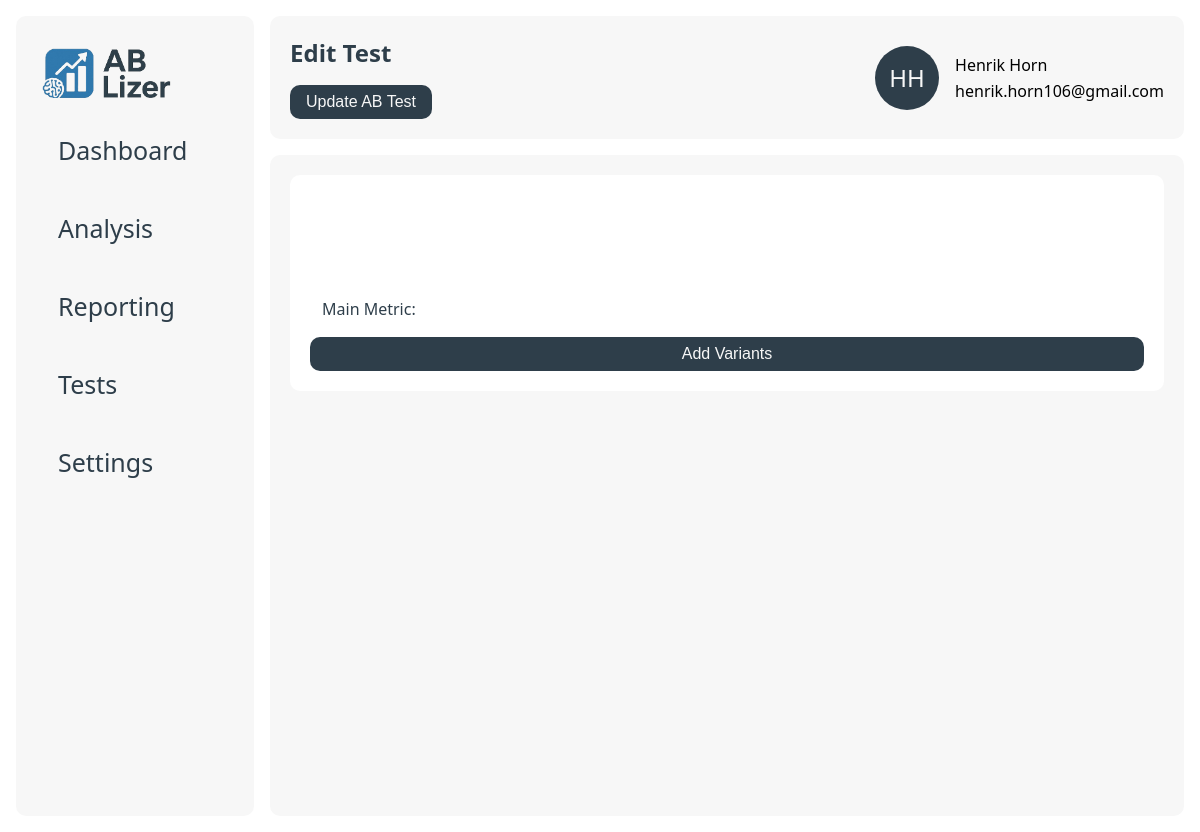
The page /detailed/1/51 on the database as committed earlier.
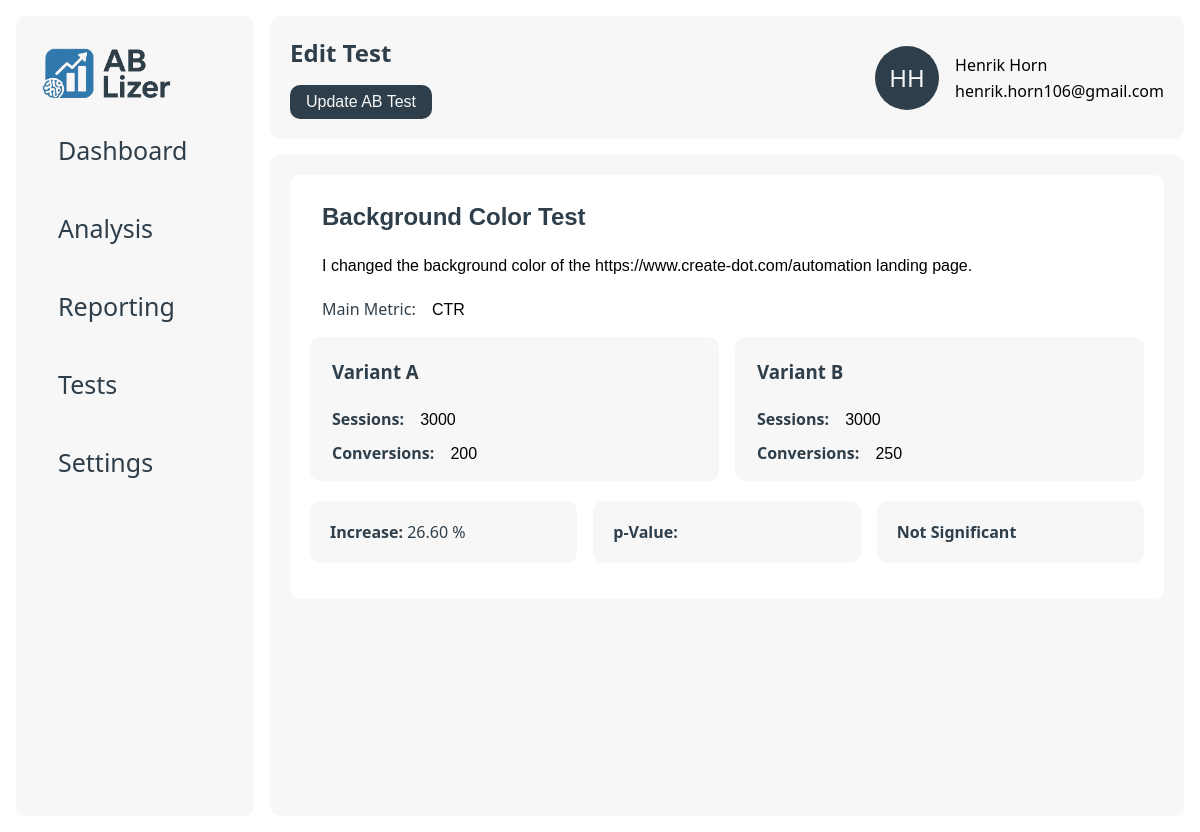
The same page on the database as committed later.
### data/models.py (models this page shows)
class users(db.Model):
    __tablename__ = 'users'
    id = db.Column(db.Integer, primary_key=True)
    company_id = db.Column(db.Integer, db.ForeignKey('companies.id'), nullable=False)
    name = db.Column(db.String(255), nullable=False)
    email = db.Column(db.String(255), nullable=False)

class ab_tests(db.Model):
    __tablename__ = 'ab_tests'
    id = db.Column(db.Integer, primary_key=True)
    company_id = db.Column(db.Integer, db.ForeignKey('companies.id'), nullable=False)
    name = db.Column(db.String(255), nullable=False)
    description = db.Column(db.Text, nullable=False)
    metric = db.Column(db.String(255), nullable=False)
    created_at = db.Column(db.DateTime, nullable=False)
    __repr__ = lambda self: f'<Ab_Test {self.id}>'
    __str__ = lambda self: f'{self.id}'

class variants(db.Model):
    __tablename__ = 'variants'
    id = db.Column(db.Integer, primary_key=True)
    test_id = db.Column(db.Integer, db.ForeignKey('ab_tests.id'), nullable=False)
    name = db.Column(db.String(255), nullable=False)
    impressions = db.Column(db.Integer, nullable=False)
    conversions = db.Column(db.Integer, nullable=False)
    conversion_rate = db.Column(db.Float, nullable=False)
    __repr__ = lambda self: f'<Variant {self.id}>'
    __str__ = lambda self: f'{self.id}'

### app.py (the view)
@app.route("/detailed/<int:user_id>/<int:test_id>")
def detailed_test_page(user_id, test_id):
    user = db_manager.get_user(user_id)
    test = db_manager.get_test(test_id, user.company_id)
    variants = db_manager.get_variants(test_id)
    report = db_manager.get_report(test_id)
    return render_template("detail.html", user=user, test=test, variants=variants, report=report)

### app.py (called while the page is built)
@app.template_filter('initials')
def get_initials(name):
    if not name:
        return ''
    parts = name.strip().split()
    if len(parts) >= 2:
        return (parts[0][0] + parts[1][0]).upper()
    elif len(parts) == 1:
        return parts[0][:2].upper()
    return ''

### data/db_manager.py (called while the page is built)
    def get_test(self, test_id, company_id):
        return ab_tests.query.filter_by(id=test_id, company_id=company_id).first()

    def get_variants(self, test_id):
        return variants.query.filter_by(test_id=test_id).all()

    def get_report(self, test_id):
        return reports.query.filter_by(test_id=test_id).first()

    def get_user(self, user_id):
        return users.query.filter_by(id=user_id).first()

### templates/detail.html (shortened to what this page needs)
{% extends "base.html" %}
{% block page_title %}Edit Test{% endblock %}
{% block page_button %}
    <button form="edit-form" class="btn" type="submit">Update AB Test</button>{% endblock %}
{% block content %}
    <div class="card big">
        <form class="details-form" id="edit-form" method="post" action="">
            <input type="text" class="details-head" name="name" value="{{ test.name }}">
            <input type="text" name="description" value="{{ test.description }}">
            <div class="details-form-group">
                <label for="metric">Main Metric:</label>
                <input class="details-item" type="text" id="metric" name="metric" value="{{ test.metric }}">
            </div>
            {% if variants != [] %}
                <div class="column-grid-2">
                    {% for variant in variants %}
                        <div class="test-card">
                            <h3 class="details-name">{{ variant.name }}</h3>
                            <div class="details-form-group">
                                <label for="sessions_{{ loop.index }}"><strong>Sessions:</strong></label>
                                <input class="details-item" type="text" id="sessions_{{ loop.index }}" name="sessions[]"
                                       value="{{ variant.impressions }}">
                            </div>
                            <div class="details-form-group">
                                <label for="conversions_{{ loop.index }}"><strong>Conversions:</strong></label>
                                <input class="details-item" type="text" id="conversions_{{ loop.index }}"
                                       name="conversions[]" value="{{ variant.conversions }}">
                            </div>
                        </div>
                    {% endfor %}
                </div>
                <div class="column-grid-3">
                    <div class="card secondary">
                        <p><strong>Increase:</strong> 26.60 %</p>
                    </div>
                    <div class="card secondary">
                        <p><strong>p-Value:</strong> {{ report.p_value }}</p>
                    </div>
                    {% if report.significance %}
                        <div class="card accent">
                            <p><strong>Significant</strong></p>
                        </div>
                    {% else %}
                        <div class="card secondary">
                            <p><strong>Not Significant</strong></p>
                        </div>
                    {% endif %}
                </div>
            {% else %}
                <button class="btn" id="addVariantBtn">Add Variants</button>
            {% endif %}
        </form>
    </div>
{% endblock %}

### templates/base.html (shortened to what this page needs)
<!DOCTYPE html>
<html lang="en">
<head>
    <link href="{{ url_for('static', filename='style.css') }}" rel="stylesheet">
</head>
<body>
<div class="main-wrapper">
    <div class="sidenav" id="mySidenav">
        <div class="sidenav-container">
            <a class="logo" href="/"><img src="{{ url_for('static', filename='logo_ab-lizer.png') }}" height="50px"></a>
            <a href="/">
                <div class="tab">Dashboard</div>
            </a>
            <a href="#">
                <div class="tab">Analysis</div>
            </a>
            <a href="#">
                <div class="tab">Reporting</div>
            </a>
            <a href="/tests/{{ user.id }}">
                <div class="tab">Tests</div>
            </a>
            <a href="/settings/{{ user.id }}">
                <div class="tab">Settings</div>
            </a>
        </div>
    </div>
    <div class="wrapper">
        <nav>
            <div class="container navigation">
                <div class="hero">
                    <div>
                        <h1>{% block page_title %}{% endblock %}</h1>
                    </div>
                    <div>
                        {% block page_button %}{% endblock %}
                    </div>
                </div>
                <div class="col-wrapper">
                    <div class="profile">
                        <div class="profile-image">{{ user.name|initials }}</div>
                    </div>
                    <div class="profile-info">
                        <div>
                            {{ user.name }}
                        </div>
                        <div>
                            {{ user.email }}
                        </div>
                    </div>
                </div>
            </div>
        </nav>
        <main class="container">
            {% block content %}{% endblock %}
        </main>
    </div>
</div>
</body>
</html>

### static/style.css (style rules this page uses)
:root { --primary: #2E3E4A; --secondary: #F7F7F7; --accent: #317AAE; --gradient: linear-gradient(180deg, rgba(25, 82, 133, 1) 0%, rgba(49, 122, 174, 1) 100%); --danger: #ef4444; --bg: #ffffff; --radius: 10px; --shadow: 0 2px 8px rgba(30, 41, 59, 0.06); --font-primary: 'Segoe UI', 'Roboto', Arial, sans-serif; }
* { box-sizing: border-box; }
body { font-family: var(--font-primary); background: var(--bg); margin: 0; padding: 0; }
nav { background: var(--bg); }
main { overflow-y: scroll; }
p { color: var(--primary); }
h1, h2, h3, h4, h5, h6, p { margin-top: 0; color: var(--primary); }
a { color: var(--primary); text-decoration: none; }
.hero { display: flex; flex-direction: column; justify-content: center; gap: 16px; }
.main-wrapper { display: flex; padding: 16px; }
.wrapper { width: 100%; height: 100vh; padding-left: 16px; align-self: stretch; gap: 16px; display: flex; flex-direction: column; }
.container { padding: 20px 20px; background: var(--secondary); border-radius: var(--radius); height: 100%; }
.container.navigation, h1 { margin-bottom: 0; display: flex; justify-content: space-between; align-items: center; }
.logo { font-size: 1.5rem; font-weight: bold; text-decoration: none; }
.profile-image { display: flex; align-items: center; justify-content: center; border-radius: 50%; background-color: var(--primary); padding: 2px; width: 64px; height: 64px; font-size: 24px; color: var(--secondary); }
.profile-info { display: flex; flex-direction: column; gap: 4px; justify-content: center; }
button { padding: 8px 16px; border: none; border-radius: var(--radius); font-size: 1rem; cursor: pointer; background: var(--primary); color: var(--secondary); }
input[type="text"] { padding: 8px 12px; border: 1px solid var(--border); border-radius: var(--radius); font-size: 1rem; margin-right: 8px; width: 100%; }
.sidenav { width: 300px; background-color: var(--bg); position: static; height: 100vh; overflow-x: hidden; }
.sidenav a { color: var(--primary); text-decoration: none; font-size: 25px; display: block; }
.sidenav .tab { padding: 16px 16px; color: var(--primary); text-decoration: none; font-size: 25px; display: block; transition: 0.3s; border-radius: var(--radius); }
.sidenav-container { display: flex; flex-direction: column; gap: 12px; background-color: var(--secondary); border-radius: var( --radius); padding: 32px 26px; height: 100%; }
.card { border-radius: var( --radius); padding: 20px; margin-bottom: 16px; min-width: 200px; background-color: var(--bg); }
.secondary { background: var(--secondary); }
.secondary p { margin-bottom: 0; }
.card.big { width: 100%; }
.col-wrapper { display: flex; gap: 16px; flex-wrap: wrap; flex-grow: 0; flex-direction: row; }
.column-grid-2 { display: grid; grid-template-columns: repeat(2, 1fr); gap: 16px; }
.column-grid-3 { display: grid; grid-template-columns: repeat(3, 1fr); gap: 16px; }
.test-card { min-width: 250px; border-radius: var( --radius); padding: 10px; margin-bottom: 10px; background-color: var(--secondary); }
.details-form { display: flex; flex-direction: column; gap: 10px; }
.details-head[type="text"] { font-size: 24px; font-weight: bold; color: var(--primary); background-color: unset; }
.details-item[type="text"] { width: unset; background-color: unset; }
.details-form-group { margin-left: 12px; color: var(--primary); }
.details-name { margin-left: 12px; margin-top: 12px; }

Rows that differ between the two databases and show on the page:
added ab_tests: name "Background Color Test", description "I changed the background color of the https://www.create-dot.com/automation landing page.", metric "CTR"
added variants: name "Variant A", impressions "3000", conversions "200"
added variants: name "Variant B", impressions "3000", conversions "250"
Other text that changed with them:
text no longer shown: "Add Variants"
text now shown: "Increase: 26.60 % p-Value: Not Significant"
